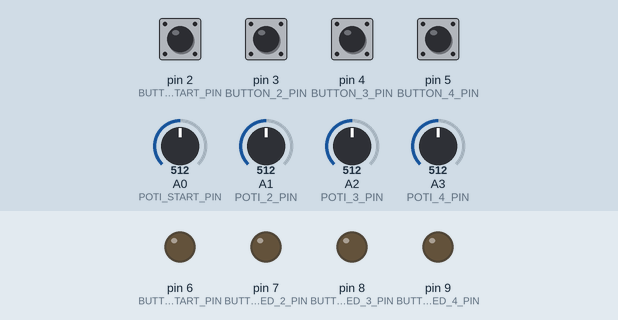
The sketch below on a simulated Arduino Leonardo, built with avr-gcc and run on an emulated ATmega32U4. Shown: output pins drawn as LEDs (lit = HIGH). The test bench sets the inputs (shaded band); at power-on: pin 2 (BUTTON_START_PIN), pin 3 (BUTTON_2_PIN), pin 4 (BUTTON_3_PIN), pin 5 (BUTTON_4_PIN) LOW, A0 (POTI_START_PIN) = 512, A1 (POTI_2_PIN) = 512, A2 (POTI_3_PIN) = 512, A3 (POTI_4_PIN) = 512.

Above: at 4.6 s.
4.7 s: pin 3 (BUTTON_2_PIN) pulled HIGH for 0.15 s
At 5.5 s:
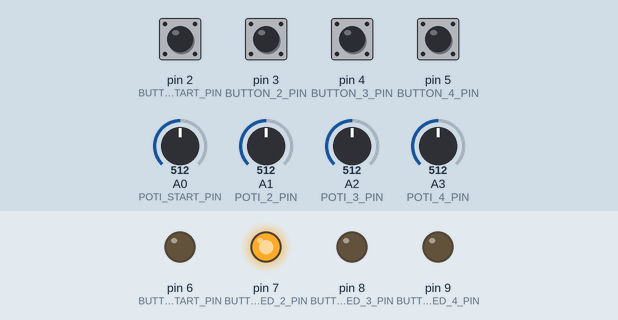
6.3 s: pin 4 (BUTTON_3_PIN) pulled HIGH for 0.15 s
At 6.6 s:
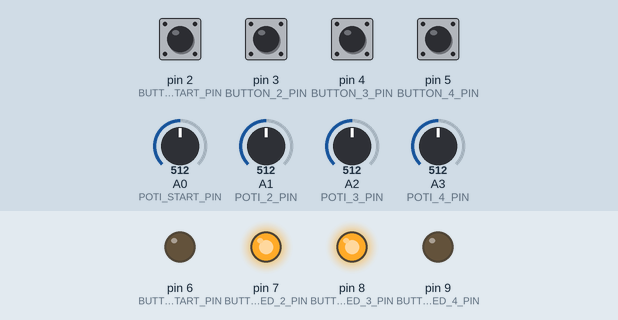
7.9 s: pin 3 (BUTTON_2_PIN) pulled HIGH for 1 s
At 8.2 s:
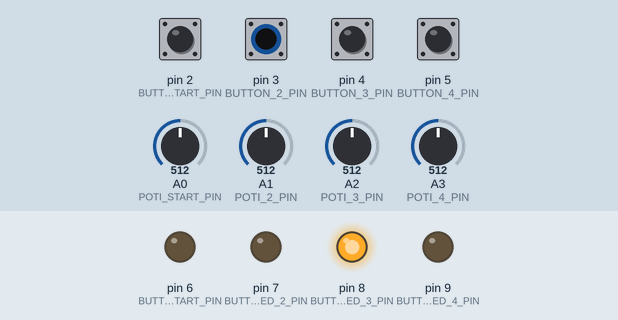
10.4 s: pin 2 (BUTTON_START_PIN) pulled HIGH for 0.15 s
At 10.9 s:
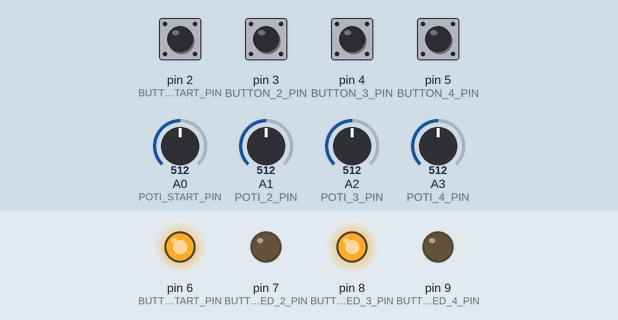
12.0 s: pin 5 (BUTTON_4_PIN) pulled HIGH for 0.15 s
At 13.2 s:
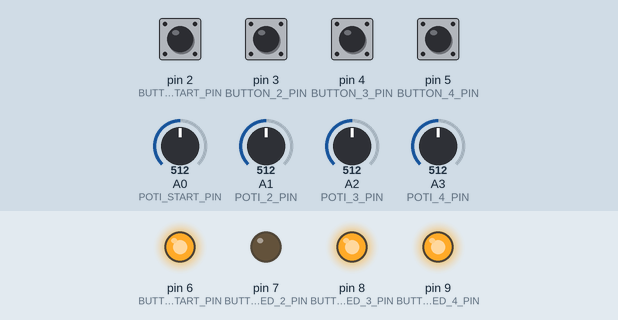
13.6 s: pin 4 (BUTTON_3_PIN) pulled HIGH for 1 s
At 14.8 s:
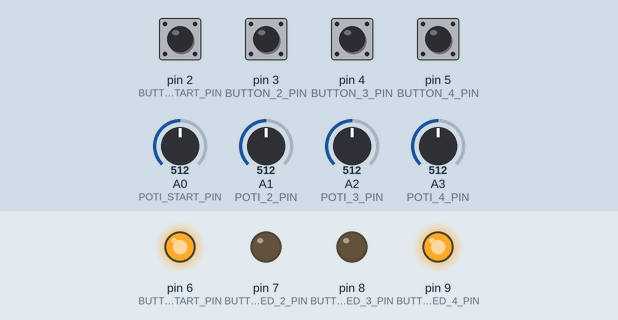
Timing chart, 0 to 16.6 s (numbered marks = the images above; inputs shaded):
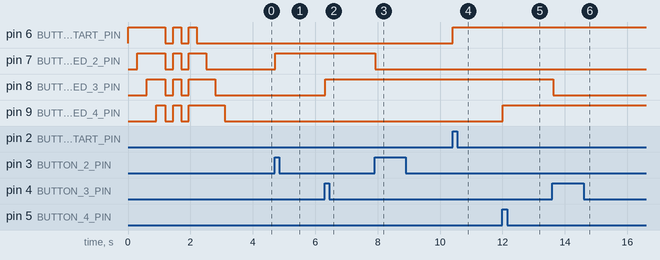

The sketch:

MidiController.ino
```cpp
/*
   Name: MidiBoy
   Description: This code is meant for a small Midi Device with Potentiometsr, Buttons and LEDs to controll any daw
   Author: Marvin Weiß
*/

//Library which debounces button signals
#include <Bounce2.h>
//Send signals as native MIDI device
#include "MIDIUSB.h"
//Watchdog library
#include <avr/wdt.h>
#include "Button.h"
#include "Potentiometer.h"


//IF the Pins of any in or outputs ar in Order the Start_Pin can be used to automatically initialize them
//Else change the code to fit to your needs
#define BUTTON_START_PIN 2

#define BUTTON_1_PIN 2
#define BUTTON_2_PIN 3
#define BUTTON_3_PIN 4
#define BUTTON_4_PIN 5

#define BUTTON_LED_START_PIN 6

#define BUTTON_LED_1_PIN 6
#define BUTTON_LED_2_PIN 7
#define BUTTON_LED_3_PIN 8
#define BUTTON_LED_4_PIN 9


#define POTI_START_PIN A0
#define POTI_1_PIN A0
#define POTI_2_PIN A1
#define POTI_3_PIN A2
#define POTI_4_PIN A3


//Change controls to Adresses you need, current adresses are undefined according to https://www.midi.org/specifications-old/item/table-3-control-change-messages-data-bytes-2
#define BUTTON_CONTROL_STARTADDRESS 0x14
#define BUTTON_1_CONTROL 0x14
#define BUTTON_2_CONTROL 0x15
#define BUTTON_3_CONTROL 0x16
#define BUTTON_4_CONTROL 0x17

#define POTI_CONTROL_STARTADDRESS 0x18
#define POTI_1_CONTROL 0x18
#define POTI_2_CONTROL 0x19
#define POTI_3_CONTROL 0x1A
#define POTI_4_CONTROL 0x1B


#define MIDI_BUTTON_HIGH 127
#define MIDI_BUTTON_LOW 0


//The sum of Components
#define MIDI_COMPONENTS 8

#define BUTTON_AMOUNT 4
#define POTI_AMOUNT 4

#define MIDI_CHANNEL 2


//To avoid the potis spam the Midi Channel the poti signal is ignored the amount of times this variable indicates
const int POTI_SKIP_FACTOR = 10;

//Counts how many times the Poti signal was ignored, is reset after POTI_SKIP_FACTOR times
int potiSkipCounter = 0;

//Boolean variables to check if a Midi Messages has to be sent
bool sendMidiMessages;

bool sendButtonMidiMessages;

bool sendPotiMidiMessages;


//Midi Event arrays for different inputs

midiEventPacket_t midiMessages[MIDI_COMPONENTS] = {};

midiEventPacket_t buttonMidiMessages[BUTTON_AMOUNT] = {};
midiEventPacket_t potiMidiMessages[POTI_AMOUNT] = {};


//Counters for different Midimessages

int midiMessageCounter = 0;

int buttonMidiMessageCounter = 0;
int potiMidiMessageCounter = 0;


//Struct Arrays for Buttons and Potentiometers
Button buttons [BUTTON_AMOUNT];

Poti potis [POTI_AMOUNT];


void setup() {

  //Serial.begin(9600);
  //while (!Serial);


  //Button init
  for (int i = 0; i < BUTTON_AMOUNT ; i++) {

    buttons[i].buttonPin = BUTTON_START_PIN + i;
    buttons[i].bounce = Bounce();
    buttons[i].buttonLED = BUTTON_LED_START_PIN + i;
    buttons[i].buttonState = false;
    buttons[i].midiControl = BUTTON_CONTROL_STARTADDRESS + i;

    buttons[i].bounce.attach(buttons[i].buttonPin, INPUT);
    buttons[i].bounce.interval(10);


    pinMode(buttons[i].buttonLED, OUTPUT);
  }


  //Potentiometer init
  for (int i = 0; i < POTI_AMOUNT ; i++) {

    potis[i].potiPin = POTI_START_PIN + i;
    potis[i].potiValue = -1;
    potis[i].newPotiValue = -1;
    potis[i].midiControl = POTI_CONTROL_STARTADDRESS + i;

  }

  LEDsStartuppatern();


  wdt_enable( WDTO_2S);
}


//routine:
// Update button interactions
// Reset all Midi collector variables
// Run Button routine and set Midi Message Array for Buttons
// Same goes for Potentiometers
// Send Midi Messages
// Flush MidiUSB Buffer


void loop() {

  wdt_reset();

  updateButtons();


  sendMidiMessages = false;

  sendButtonMidiMessages = false;
  sendPotiMidiMessages = false;


  midiMessageCounter = 0;

  buttonMidiMessageCounter = 0;
  potiMidiMessageCounter = 0;

  //clearMidiPacketArray();

  int value = -1;
  for (int i = 0 ; i < BUTTON_AMOUNT ; i++) {

    if (buttons[i].buttonPressed) {
      if (buttons[i].buttonState) {
        buttons[i].buttonState = false;
        value = MIDI_BUTTON_LOW;
      } else {
        buttons[i].buttonState = true;
        value = MIDI_BUTTON_HIGH;
      }
      buttonMidiMessages[ buttonMidiMessageCounter ] = controlChange(MIDI_CHANNEL, buttons[i].midiControl, value);
      sendButtonMidiMessages = true;
      buttonMidiMessageCounter++;

      digitalWrite(buttons[i].buttonLED, buttons[i].buttonState);
      buttons[i].buttonPressed = false;
    }
  }

  if (potiSkipCounter == POTI_SKIP_FACTOR) {
    potiSkipCounter = 0;
    for (int i = 0; i < POTI_AMOUNT ; i++) {
      potis[i].newPotiValue = map(analogRead(potis[i].potiPin), 0, 1023, 0, 127);


      if (potis[i].potiValue  != potis[i].newPotiValue ) {
        potis[i].potiValue = potis[i].newPotiValue;
        potiMidiMessages[ potiMidiMessageCounter ] = controlChange(MIDI_CHANNEL, potis[i].midiControl, potis[i].potiValue);
        sendPotiMidiMessages = true;
        potiMidiMessageCounter++;

      }

    }
  } else {
    potiSkipCounter++;
  }

  if (sendButtonMidiMessages) {

    sendMidiPackages(buttonMidiMessages, buttonMidiMessageCounter);
  }

  if (sendPotiMidiMessages) {

    sendMidiPackages(potiMidiMessages, potiMidiMessageCounter);
  }

  MidiUSB.flush();
  delay(10);

}


void sendMidiPackages ( midiEventPacket_t messages [], int midiMessageAmount) {
  for (int i = 0; i < midiMessageAmount ; i++) {
    MidiUSB.sendMIDI(messages[i]);
  }
}


// Returns a Midi event to be used within the MidiUSB Functions
// First parameter is the event type (0x0B = control change).
// Second parameter is the event type, combined with the channel.
// Third parameter is the control number number (0-119).
// Fourth parameter is the control value (0-127).
//
// Further information about MIDI Controll changes:
// https://www.midi.org/specifications-old/item/table-3-control-change-messages-data-bytes-2


midiEventPacket_t controlChange(byte channel, byte control, byte value) {
  midiEventPacket_t event = {0x0B, 0xB0 | channel, control, value};
  return event;
}


// Updates buttons array with the bounce routine
void updateButtons() {
  for (int i = 0 ; i < BUTTON_AMOUNT; i++) {
    buttons[i].bounce.update();
    buttons[i].buttonPressed = buttons[i].bounce.rose();
  }
}


//Functions to interact with all LEDs

void LEDsOn() {

  for (int i = 0 ; i < BUTTON_AMOUNT; i++) {
    digitalWrite(buttons[i].buttonLED, HIGH);
  }

}

void LEDsOff() {

  for (int i = 0 ; i < BUTTON_AMOUNT; i++) {
    digitalWrite(buttons[i].buttonLED, LOW);
  }

}


void LEDsOnDelay(int delayTime) {

  for (int i = 0 ; i < BUTTON_AMOUNT; i++) {
    digitalWrite(buttons[i].buttonLED, HIGH);
    delay(delayTime);
  }

}

void LEDsOffDelay(int delayTime) {

  for (int i = 0 ; i < BUTTON_AMOUNT; i++) {
    digitalWrite(buttons[i].buttonLED, LOW);
    delay(delayTime);
  }

}

void LEDsStartuppatern() {

  LEDsOnDelay(300);

  LEDsOff();


  delay(250);

  LEDsOn();

  delay(250);

  LEDsOff();


  delay(250);

  LEDsOn();

  delay(250);

  LEDsOffDelay(300);

}
```

Button.h
```cpp
#ifndef BUTTON_H
#define BUTTON_H


#include <Arduino.h>
//Library which debounces button signals
#include <Bounce2.h>


typedef struct {
  int buttonPin;
  //The Debounce Instance of a Button, representing the button itself
  Bounce bounce;
  //The Pin ID of LED connected to a Button
  int buttonLED;
  //Indicator if Button is currently Activated
  bool buttonState;

  //indicates if button is pressed at the moment
  bool buttonPressed;
  //Midi Control Address
  byte midiControl;
} Button;

#endif
```

Potentiometer.h
```cpp
#ifndef POTENTIOMETER_H
#define POTENTIOMETER_H


#include <Arduino.h>
//Library which debounces button signals
#include <Bounce2.h>


typedef struct {
  //Pin ID of a Poti
  int potiPin;
  //value of Poti
  int potiValue;
  int newPotiValue;

  //Midi Control Address
  byte midiControl;

} Poti;

#endif
```

Measured:
- after the input at 4.7 s, pin 7 (BUTTON_LED_2_PIN): LOW → HIGH at once
- after the input at 6.3 s, pin 8 (BUTTON_LED_3_PIN): LOW → HIGH at once
- after the input at 7.9 s, pin 7 (BUTTON_LED_2_PIN): HIGH → LOW at once
- after the input at 10.4 s, pin 6 (BUTTON_LED_START_PIN): LOW → HIGH at once
- after the input at 12.0 s, pin 9 (BUTTON_LED_4_PIN): LOW → HIGH at once
- after the input at 13.6 s, pin 8 (BUTTON_LED_3_PIN): HIGH → LOW at once
